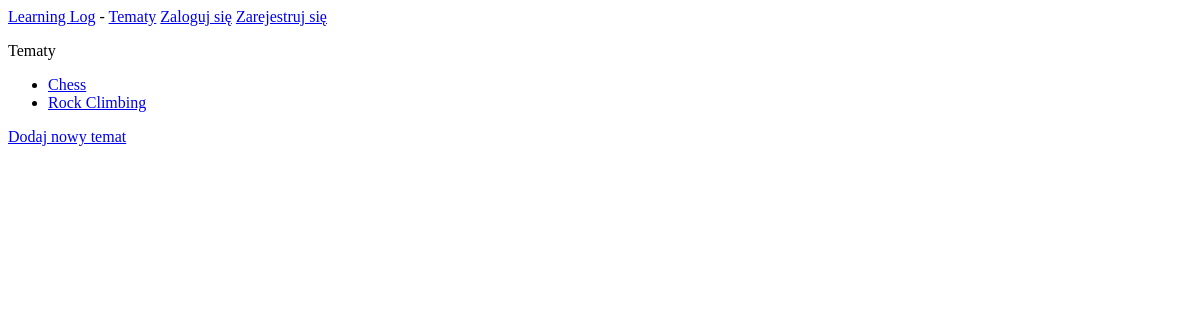
The app's page /topics/, older data.
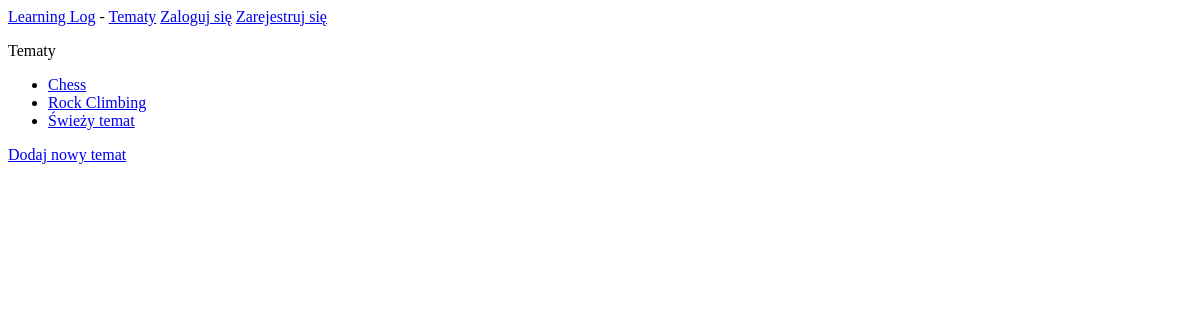
The same page, newer data.
### learning_logs/models.py (models this page shows)
class Topic(models.Model):
	text = models.CharField(max_length=200)
	date_added = models.DateTimeField(auto_now=True)
	def __str__(self):
		return self.text

### learning_logs/views.py (the view)
# urls.py: path('topics/', views.topics, name='tematy'),
def topics(request):
	topics = Topic.objects.order_by('date_added')
	context = {'topics':topics}
	return render(request,'learning_logs/topics.html',context)

### learning_logs/templates/learning_logs/topics.html
{% extends 'learning_logs/base.html' %}
{% block content %}
  <p>Tematy</p>
<ul>
	{% for topic in topics %}
	<li><a href="{% url 'learning_logs_app:temat' topic.id %}">{{ topic }}</a></li>
	{% empty %}
	<li>Nie dodano żadnych tematów</li>
	{% endfor %}
</ul>
<a href="{% url 'learning_logs_app:nowy_temat' %}">Dodaj nowy temat</a>
{% endblock content %}

Row changes from the older to the newer data that the page shows:
added Topic: text "Świeży temat"
